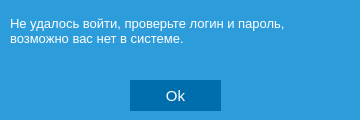
<?xml version="1.0" encoding="UTF-8"?>
<ui version="4.0">
 <class>Error</class>
 <widget class="QWidget" name="Error">
  <property name="geometry">
   <rect>
    <x>0</x>
    <y>0</y>
    <width>360</width>
    <height>120</height>
   </rect>
  </property>
  <property name="minimumSize">
   <size>
    <width>360</width>
    <height>120</height>
   </size>
  </property>
  <property name="maximumSize">
   <size>
    <width>360</width>
    <height>120</height>
   </size>
  </property>
  <property name="windowTitle">
   <string>Error</string>
  </property>
  <property name="windowIcon">
   <iconset>
    <normaloff>images/ico/pizza.ico</normaloff>images/ico/pizza.ico</iconset>
  </property>
  <property name="styleSheet">
   <string notr="true">background: #2D9CDB;</string>
  </property>
  <widget class="QPushButton" name="okButton">
   <property name="geometry">
    <rect>
     <x>130</x>
     <y>80</y>
     <width>91</width>
     <height>31</height>
    </rect>
   </property>
   <property name="font">
    <font>
     <family>Arial</family>
     <pointsize>11</pointsize>
    </font>
   </property>
   <property name="styleSheet">
    <string notr="true">QPushButton{
border:none;
background: #006EAC;
line-height: 21px;

text-align: center;
color: #FFFFFF;}

QPushButton:hover{
background-color:#005da7;
}
QPushButton:pressed{
background-color:#2D9CDB;
}</string>
   </property>
   <property name="text">
    <string>Ok</string>
   </property>
  </widget>
  <widget class="QLabel" name="label">
   <property name="geometry">
    <rect>
     <x>10</x>
     <y>0</y>
     <width>321</width>
     <height>61</height>
    </rect>
   </property>
   <property name="font">
    <font>
     <family>Arial</family>
     <pointsize>10</pointsize>
    </font>
   </property>
   <property name="styleSheet">
    <string notr="true">line-height: 28px;
color: #FFFFFF;</string>
   </property>
   <property name="text">
    <string>Не удалось войти, проверьте логин и пароль,
возможно вас нет в системе.</string>
   </property>
  </widget>
 </widget>
 <resources/>
 <connections/>
</ui>
